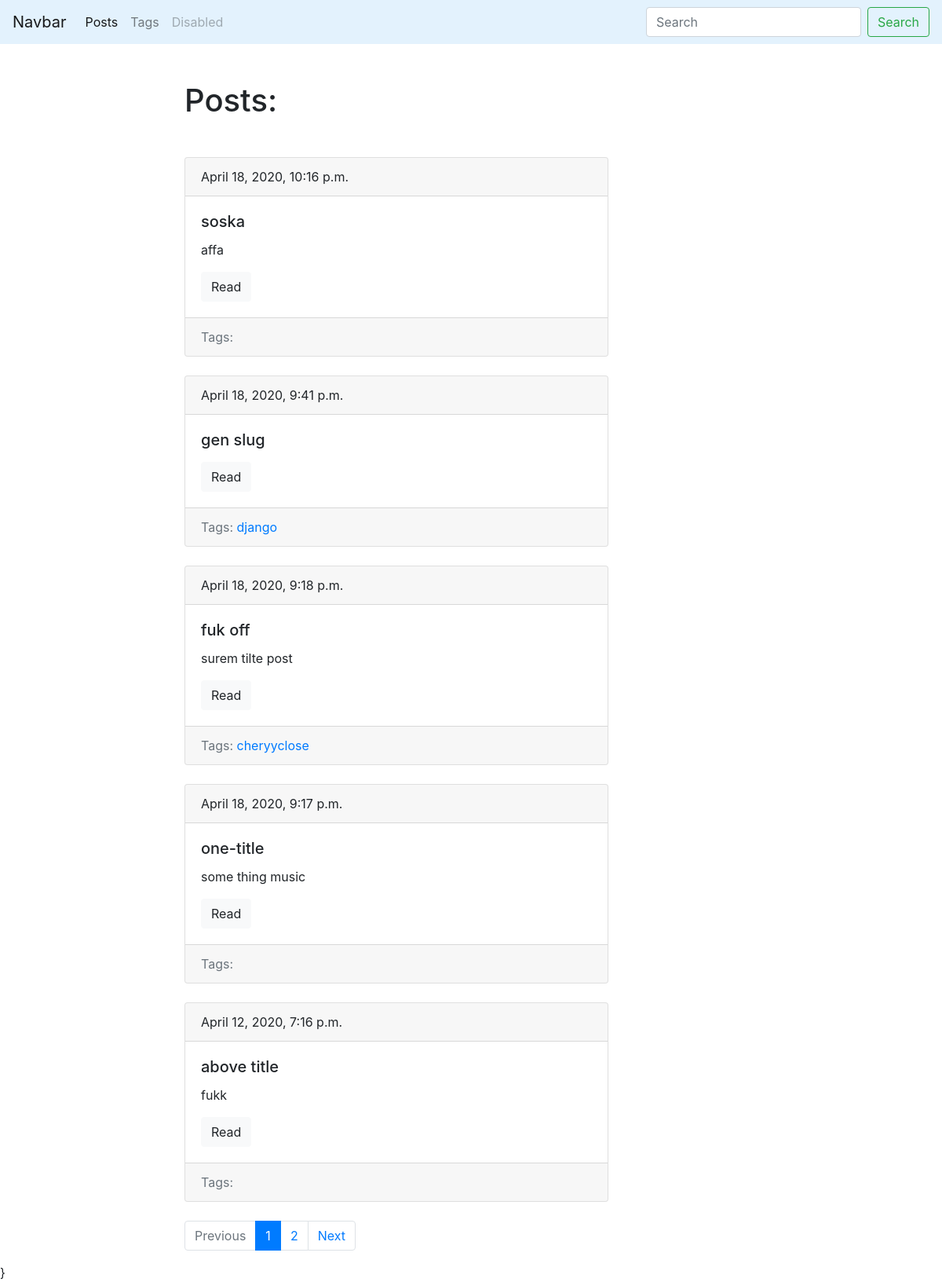
Screenshot of /blog/ with the database file from the repository.
### blog/models.py (models this page shows, shortened)
class Post(models.Model):
	title = models.CharField(max_length=150, db_index=True)
	slug = models.SlugField(max_length=150, blank=True, unique=True)
	body = models.TextField(blank=True, db_index=True)
	tags = models.ManyToManyField('Tag', blank=True, related_name='posts')
	date_pub = models.DateTimeField(auto_now_add=True)
	def get_absolute_url(self):
		return reverse('post_detail_url', kwargs={'slug': self.slug})
	class Meta:
		ordering = ['-date_pub']

class Tag(models.Model):
	title = models.CharField(max_length=50)
	slug = models.SlugField(max_length=50, unique=True)
	def get_absolute_url(self):
		return reverse('tag_detail_url', kwargs={'slug': self.slug})
	class Meta:
		ordering = ['title']

### blog/views.py (the view)
# urls.py: path('', posts_list, name='posts_list_url'),
def posts_list(request):
	search_query = request.GET.get('search', '')
	if search_query:
		posts = Post.objects.filter(Q(title__icontains=search_query) | Q(body__icontains=search_query))
	else:
		posts = Post.objects.all()
	paginator = Paginator(posts, 5)
	page_number = request.GET.get('page', 1)
	page = paginator.get_page(page_number)
	is_paginated = page.has_other_pages()
	if page.has_previous():
		prev_url = '?page={}'.format(page.previous_page_number())
	else:
		prev_url = ''
	if page.has_next():
		next_url = '?page={}'.format(page.next_page_number())
	else:
		next_url = ''
	context = {
		'page_object': page,
		'is_paginated': is_paginated,
		'next_url': next_url,
		'prev_url': prev_url
	}
	return render(request, 'blog/index.html', context=context)

### blog/templates/blog/index.html (shortened to what this page needs)
{% extends 'blog/base_blog.html'%}
{% block content %}
	<h1 class='mb-5'>Posts:</h1>
	{% for post in page_object.object_list %}
		{% include 'blog/includes/post_card_template.html' %}
	{% endfor %}
{% endblock%}

### blog/templates/blog/includes/post_card_template.html
<div class="card mb-4">
	<div class="card-header">
		{{post.date_pub}}
	</div>
	<div class="card-body">
		<h5 class="card-title">{{post.title}}</h5>
		<p class="card-text">{{ post.body|truncatewords:15}}</p>
		<a href="{{ post.get_absolute_url }}" class="btn btn-light">Read</a>
	</div>
	<div class="card-footer text-muted">
	    Tags:
	    {% for tag in post.tags.all %}
	    	<a href="{{ tag.get_absolute_url }}">{{ tag.title }}</a>
	    {% endfor %}
	</div>
</div>

### rows the page displays
Post: date_pub "April 18, 2020, 10:16 p.m.", title "soska", body "affa"
Post: date_pub "April 18, 2020, 9:41 p.m.", title "gen slug"
Tag: title "django"
Post: date_pub "April 18, 2020, 9:18 p.m.", title "fuk off", body "surem tilte post"
Tag: title "cheryyclose"
Post: date_pub "April 18, 2020, 9:17 p.m.", title "one-title", body "some thing music"
Post: date_pub "April 12, 2020, 7:16 p.m.", title "above title", body "fukk"

### other values shown
{{ n }} "1"
{{ n }} "2"
